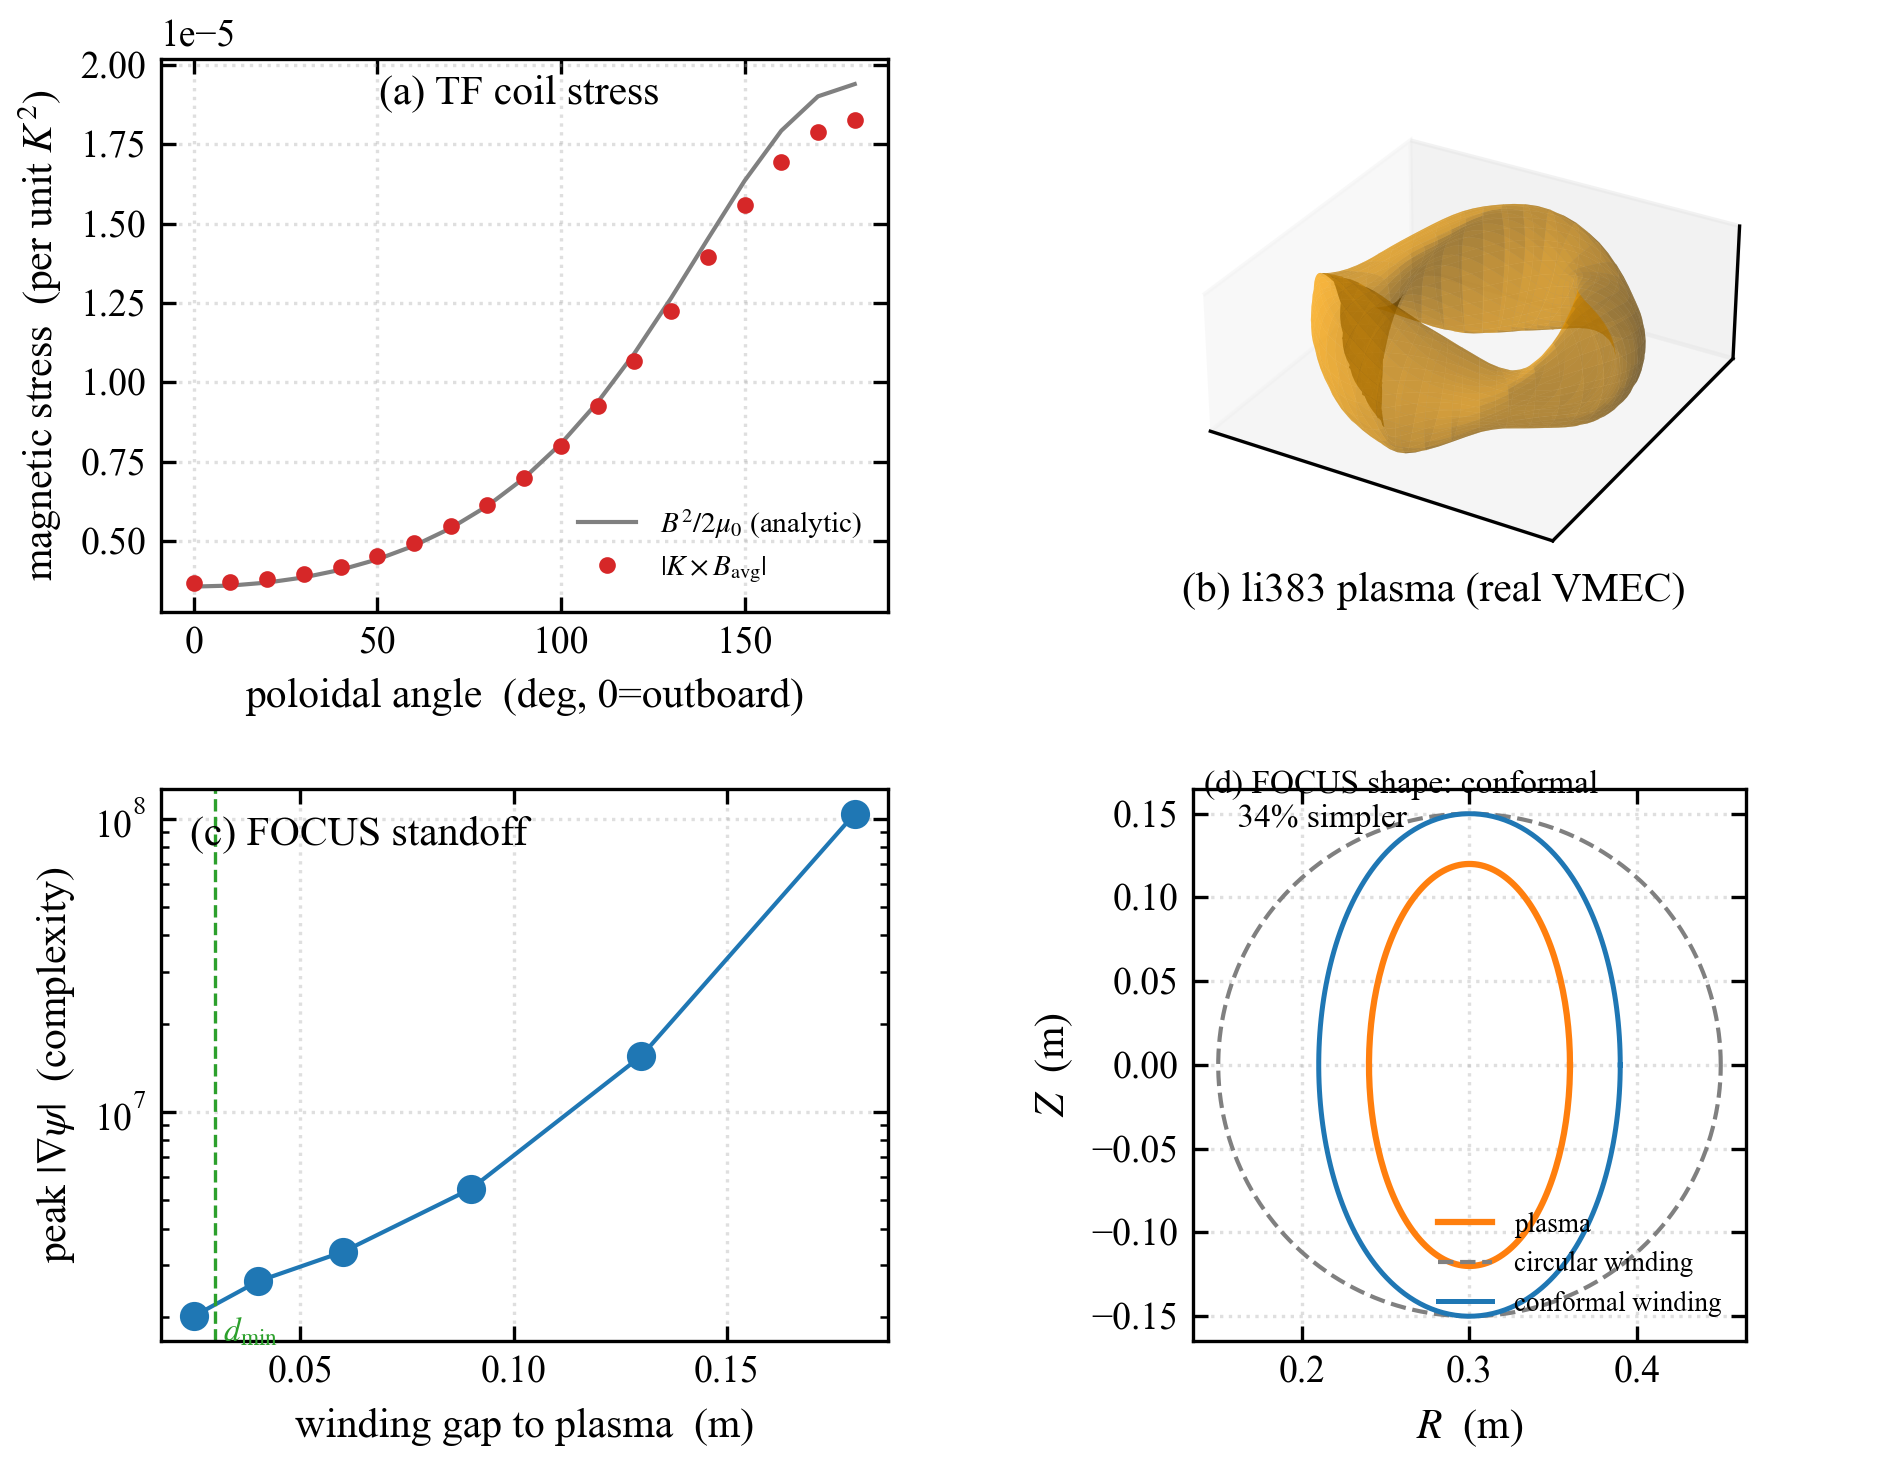

This chart was generated by the following Python code:
#!/usr/bin/env python3
"""Advanced fusion coil design -- coil force / stress, a REAL VMEC equilibrium,
and a FOCUS-style winding-surface study.  Builds on ``demo_regcoil_fusion.py``
(the forward + REGCOIL-L-curve + net-current + VMEC-boundary foundation), reusing
its helpers, and adds the three "named next steps" from that demo:

  A. COIL FORCE / STRESS.  A surface current K experiences a Lorentz force per
     unit area  f = K x B_avg , where B_avg = 1/2 (B+ + B-) is the average of the
     coil's own field on the two sides of the sheet (the tangential B jumps by
     mu0 K across it).  For the net-poloidal-current (TF) coil this is the
     classic magnetic stress: |f| equals the magnetic pressure  B_tor^2/(2 mu0) ,
     peaking on the INBOARD leg (small R, where B_tor ~ 1/R is largest) -- exactly
     why a tokamak/stellarator TF coil is stress-limited at its inboard side.
     The demo verifies |f| against B^2/(2 mu0) to a few percent.

  B. A REAL VMEC EQUILIBRIUM.  Instead of the analytic rotating-ellipse model,
     design against the boundary of a genuine free-boundary equilibrium -- the
     li383 (NCSX-like, NFP=3, quasi-axisymmetric) reference ``wout`` shipped by
     simsopt.  ``--wout PATH`` uses any VMEC output; with no path the demo fetches
     the li383 reference (a 121 kB netCDF) to a cache.  Proves the Stage-2 forward
     map (winding-surface current potential -> plasma B.n) runs on real
     stellarator geometry.

  C. FOCUS-STYLE WINDING-SURFACE STUDY.  FOCUS / REGCOIL also optimise the
     WINDING SURFACE.  Sweeping the winding-surface standoff (gap to the plasma)
     shows the fundamental trade: a closer winding surface couples better, so it
     reproduces the target with LOWER B.n residual AND lower peak current density
     |grad psi| (coil complexity) -- the curve is MONOTONIC, so the distance
     optimum is CONSTRAINT-BOUND (push to the minimum engineering standoff,
     d_min, set by blanket / access / neutron shielding).  We confirm a bounded
     minimisation of coil complexity lands on d_min.  (Optimising the winding
     surface SHAPE -- conformal Fourier modes at fixed standoff, FOCUS's main
     contribution -- is the deeper next step, named but not done here.)

HONEST SCOPE:
  * Force is the MAGNETIC force per unit area (the stress DRIVER, N/m^2); the
    mechanical hoop stress in the conductor needs a structural model (not here).
  * The real-wout path needs the stellarator-symmetric li383 boundary; the base
    reader raises on a non-symmetric (lasym=T) file.
  * The FOCUS study optimises winding DISTANCE only (monotonic -> constraint
    bound); winding-SHAPE optimisation is named, not implemented.

Run (standalone):
    python demo_regcoil_fusion_advanced.py                 # all three, fetch li383
    python demo_regcoil_fusion_advanced.py --wout my.nc    # your own equilibrium
    python demo_regcoil_fusion_advanced.py --no-plot --no-fetch   # offline (skip B)

Writes validation evidence to
``validation_test/stream_function/demos/demo_regcoil_fusion_advanced.json`` +
(if matplotlib + radia-mcp) a 1x3 lab figure.
"""
from __future__ import annotations

import argparse
import json
import math
import os
import urllib.request
from datetime import datetime

import numpy as np

from _validation_output import validation_output

# the li383 reference equilibrium shipped by simsopt (open source, MIT)
_LI383_URL = ("https://raw.githubusercontent.com/hiddenSymmetries/simsopt/"
              "master/tests/test_files/wout_li383_low_res_reference.nc")


def _torus_at(R0, a, maxh, path):
    """Torus SURFACE mesh of major radius R0, minor radius a (the base demo's
    builder hardcodes R_MAJOR; the real wout sits at R0 ~ 1.4 m)."""
    from netgen.occ import WorkPlane, Axes, Pnt, Y, Z, Axis, OCCGeometry
    wire = WorkPlane(Axes(Pnt(R0, 0, 0), n=Y)).Circle(a).Wire()
    OCCGeometry(wire.Revolve(Axis(Pnt(0, 0, 0), Z), 360)).GenerateMesh(
        maxh=maxh).Save(path)
    return path


# --------------------------------------------------------------------------
# A. Coil force / stress
# --------------------------------------------------------------------------
def _tf_force_vs_poloidal(base, coil, ntheta, eps):
    """Lorentz force per area |f| = |K x B_avg| of the unit net-poloidal-current
    (TF) coil at poloidal angles theta (phi=0 cross-section), vs the analytic
    magnetic pressure B_tor^2/(2 mu0) = mu0/(2 R^2).  B_avg is the +/- eps
    average of the coil self-field across the current sheet."""
    from ngsolve import (specialcf, Cross, CoefficientFunction as CF,
                         x, y, z, sqrt, Integrate, ds)
    R, a = base.R_MAJOR, base.A_WIND
    n_cf = specialcf.normal(3)
    K = Cross(n_cf, CF((-y, x, 0)) / (x * x + y * y))     # unit TF current

    def Bvec(q):
        dxt, dyt, dzt = q[0] - x, q[1] - y, q[2] - z
        r3 = (dxt * dxt + dyt * dyt + dzt * dzt) * sqrt(
            dxt * dxt + dyt * dyt + dzt * dzt)
        cr = (K[1] * dzt - K[2] * dyt, K[2] * dxt - K[0] * dzt,
              K[0] * dyt - K[1] * dxt)
        return np.array([base._MU0_4PI * Integrate(cr[c] / r3 * ds, coil)
                         for c in range(3)])

    thetas = np.linspace(0.0, np.pi, ntheta)              # outboard -> inboard
    f_mag = np.zeros(ntheta); p_ana = np.zeros(ntheta); Rloc = np.zeros(ntheta)
    for i, th in enumerate(thetas):
        Rp = R + a * math.cos(th)
        px, pz = Rp, a * math.sin(th)                     # surface point, phi=0
        nx, nz = math.cos(th), math.sin(th)               # outward normal, phi=0
        Bavg = 0.5 * (Bvec((px + eps * nx, 0, pz + eps * nz))
                      + Bvec((px - eps * nx, 0, pz - eps * nz)))
        Kloc = np.array([-math.sin(th) / Rp, 0.0, math.cos(th) / Rp])
        f_mag[i] = np.linalg.norm(np.cross(Kloc, Bavg))
        p_ana[i] = base._MU0 / (2.0 * Rp * Rp)            # B_tor^2/(2 mu0)
        Rloc[i] = Rp
    return thetas, Rloc, f_mag, p_ana


# --------------------------------------------------------------------------
# B. real VMEC equilibrium
# --------------------------------------------------------------------------
def _ensure_wout(path_arg, cache_dir, allow_fetch):
    if path_arg:
        return path_arg
    cache = os.path.join(cache_dir, "wout_li383_low_res_reference.nc")
    if os.path.exists(cache):
        return cache
    if not allow_fetch:
        return None
    os.makedirs(cache_dir, exist_ok=True)
    urllib.request.urlretrieve(_LI383_URL, cache)         # raises on network fail
    return cache


def _design_on_wout(base, C, fes_mod, wout_path, eval_max, work_dir):
    """Build a circular winding torus enclosing the wout boundary, design the
    vertical-field B.n on it, return a result dict + boundary samples."""
    from ngsolve import Mesh, H1, specialcf
    terms, nfp = base._read_wout_boundary(wout_path)
    R0 = sum(rc for m, n, rc, zs in terms if m == 0 and n == 0)
    vpts, vnrm = base._vmec_points_normals(terms, nfp, 64, 64)
    axis = np.column_stack([
        R0 * vpts[:, 0] / np.hypot(vpts[:, 0], vpts[:, 1]),
        R0 * vpts[:, 1] / np.hypot(vpts[:, 0], vpts[:, 1]),
        np.zeros(len(vpts))])
    minor_max = float(np.linalg.norm(vpts - axis, axis=1).max())
    a_wind = 1.35 * minor_max                              # enclosing torus + gap
    coil = Mesh(_torus_at(R0, a_wind, 0.45 * a_wind,
                          os.path.join(work_dir, "wout_wind.vol")))
    fes = H1(coil, order=1, definedon=coil.Boundaries(".*"))
    if len(vpts) > eval_max:
        sel = np.linspace(0, len(vpts) - 1, eval_max).astype(int)
        vpts, vnrm = vpts[sel], vnrm[sel]
    A_n = base._A_normal(C, fes, specialcf.normal(3), vpts, vnrm)
    _psi, res, peakJ = base._design(C, fes, coil, A_n, vnrm[:, 2], "h1", 1e-7)
    return {"source": os.path.basename(wout_path), "nfp": nfp,
            "n_modes": len(terms), "R0": R0, "minor_radius_max": minor_max,
            "winding_R0": R0, "winding_a": a_wind, "winding_ndof": int(fes.ndof),
            "bn_residual_rel": res, "peak_grad_psi": peakJ}, terms, nfp


# --------------------------------------------------------------------------
# C. FOCUS-style winding-surface standoff study
# --------------------------------------------------------------------------
def _focus_standoff_sweep(base, C, plasma_pts, plasma_nrm, Bn, gaps, work_dir):
    """For each winding-surface gap (a_wind = a_plasma + gap), design the target
    and record (B.n residual, peak |grad psi|).  Returns the sweep rows."""
    from ngsolve import Mesh, H1, specialcf
    rows = []
    for gap in gaps:
        a_wind = base.A_PLASMA + gap
        coil = Mesh(_torus_at(base.R_MAJOR, a_wind, 0.4 * a_wind,
                              os.path.join(work_dir, "focus_w.vol")))
        fes = H1(coil, order=1, definedon=coil.Boundaries(".*"))
        A_n = base._A_normal(C, fes, specialcf.normal(3), plasma_pts, plasma_nrm)
        _psi, res, peakJ = base._design(C, fes, coil, A_n, Bn, "h1", 1e-7)
        rows.append({"gap": float(gap), "a_wind": float(a_wind),
                     "ndof": int(fes.ndof), "bn_residual_rel": res,
                     "peak_grad_psi": peakJ})
    return rows


# --------------------------------------------------------------------------
# D. FOCUS winding-SHAPE optimisation (conformal vs circular)
# --------------------------------------------------------------------------
def _surface_mesh_from_grid(grid):
    """NGSolve surface mesh from an (ntheta, nphi, 3) point grid (periodic in
    both, two triangles per quad).  Lets us mesh an ARBITRARY winding surface
    (a conformal offset of a shaped plasma), not just an OCC-revolved circular
    torus -- the enabler for the winding-SHAPE study."""
    from netgen.meshing import (Mesh as NGMesh, MeshPoint, Element2D,
                                FaceDescriptor)
    from netgen.csg import Pnt
    from ngsolve import Mesh as NGSMesh
    nth, nph = grid.shape[:2]
    m = NGMesh(dim=3)
    fd = m.Add(FaceDescriptor(surfnr=1, domin=1, bc=1))
    pid = {}
    for i in range(nth):
        for j in range(nph):
            pid[(i, j)] = m.Add(MeshPoint(Pnt(float(grid[i, j, 0]),
                                              float(grid[i, j, 1]),
                                              float(grid[i, j, 2]))))
    for i in range(nth):
        for j in range(nph):
            a00 = pid[(i, j)]; a10 = pid[((i + 1) % nth, j)]
            a11 = pid[((i + 1) % nth, (j + 1) % nph)]; a01 = pid[(i, (j + 1) % nph)]
            m.Add(Element2D(fd, [a00, a10, a11]))
            m.Add(Element2D(fd, [a00, a11, a01]))
    m.SetBCName(0, "coil")
    return NGSMesh(m)


def _focus_shape_study(base, C, eval_max, kappa, gap, nlam, nth, nph):
    """At a FIXED minimum standoff, sweep a winding surface from CIRCULAR
    (blend=0; encloses the elongated plasma with a varying gap) to CONFORMAL
    (blend=1; the plasma offset by `gap` along its normals -> a uniform gap)
    around an elongated (elongation kappa) plasma, designing a vertical-field
    B.n on each.  The (near-)conformal shape needs LOWER coil complexity
    peak|grad psi| -- FOCUS's winding-SHAPE result.  Returns the sweep rows."""
    from ngsolve import H1, specialcf
    R0, a = base.R_MAJOR, base.A_PLASMA
    a_circ = kappa * a + gap                               # encloses the Z tips
    TH = 2 * np.pi * np.arange(nth) / nth
    PH = 2 * np.pi * np.arange(nph) / nph
    TG, PG = np.meshgrid(TH, PH, indexing="ij")
    circ = np.stack([(R0 + a_circ * np.cos(TG)) * np.cos(PG),
                     (R0 + a_circ * np.cos(TG)) * np.sin(PG),
                     a_circ * np.sin(TG)], axis=-1)
    Rr = R0 + a * np.cos(TG); Zz = kappa * a * np.sin(TG)
    dR = -a * np.sin(TG); dZ = kappa * a * np.cos(TG)
    nl = np.hypot(dZ, -dR)
    nR = dZ / nl; nZ = -dR / nl                            # plasma outward normal
    conf = np.stack([(Rr + gap * nR) * np.cos(PG),
                     (Rr + gap * nR) * np.sin(PG), Zz + gap * nZ], axis=-1)
    ev = np.stack([Rr * np.cos(PG), Rr * np.sin(PG), Zz], axis=-1).reshape(-1, 3)
    en = np.stack([nR * np.cos(PG), nR * np.sin(PG), nZ], axis=-1).reshape(-1, 3)
    sel = np.linspace(0, len(ev) - 1, min(len(ev), eval_max)).astype(int)
    ev, en, Bn = ev[sel], en[sel], en[sel, 2]
    rows = []
    for lam in np.linspace(0.0, 1.0, nlam):
        cm = _surface_mesh_from_grid((1.0 - lam) * circ + lam * conf)
        fes = H1(cm, order=1, definedon=cm.Boundaries(".*"))
        A_n = base._A_normal(C, fes, specialcf.normal(3), ev, en)
        _psi, res, pk = base._design(C, fes, cm, A_n, Bn, "h1", 1e-7)
        rows.append({"blend": float(lam), "bn_residual_rel": res,
                     "peak_grad_psi": pk})
    return rows


def main():
    ap = argparse.ArgumentParser(
        description="advanced fusion coil design: force, real wout, FOCUS")
    ap.add_argument("--out-dir",
                    default=os.path.dirname(os.path.abspath(__file__)))
    ap.add_argument("--work-dir",
                    default=os.path.join(os.environ.get("TEMP", "/tmp"),
                                         "sf_regcoil_adv"))
    ap.add_argument("--wout", default=None,
                    help="VMEC wout_*.nc (default: fetch li383 reference)")
    ap.add_argument("--no-fetch", action="store_true",
                    help="do not download the li383 wout (skip Part B if absent)")
    ap.add_argument("--force-ntheta", type=int, default=19)
    ap.add_argument("--force-eps", type=float, default=0.012)
    ap.add_argument("--eval-max", type=int, default=200)
    ap.add_argument("--d-min", type=float, default=0.03,
                    help="minimum engineering standoff for the FOCUS optimum (m)")
    ap.add_argument("--shape-kappa", type=float, default=2.0,
                    help="elongation of the shaped plasma for the FOCUS-shape study")
    ap.add_argument("--shape-nblend", type=int, default=6,
                    help="circular->conformal blend steps")
    ap.add_argument("--no-plot", action="store_true")
    args = ap.parse_args()

    import demo_regcoil_fusion as base
    from radia.panels import calc_streamfunction as C
    from ngsolve import Mesh, TaskManager

    os.makedirs(args.work_dir, exist_ok=True)

    with TaskManager():
        # ---- A. coil force / stress (TF coil) ----
        coil = Mesh(base._torus_surface_vol(
            base.A_WIND, 0.03, os.path.join(args.work_dir, "force.vol")))
        thetas, Rloc, f_mag, p_ana = _tf_force_vs_poloidal(
            base, coil, args.force_ntheta, args.force_eps)
        ratio = f_mag / p_ana
        i_peak = int(np.argmax(f_mag))
        force = {"check": "|f| = |K x B_avg| vs magnetic pressure B^2/(2 mu0)",
                 "ratio_mean": float(np.mean(ratio)),
                 "ratio_min": float(np.min(ratio)),
                 "ratio_max": float(np.max(ratio)),
                 "peak_stress_Pa_per_unit_K2": float(f_mag[i_peak]),
                 "peak_at_R": float(Rloc[i_peak]),
                 "inboard_over_outboard": float(f_mag[-1] / f_mag[0])}
        print(f"[force] |f| vs B^2/2mu0: ratio mean={force['ratio_mean']:.3f} "
              f"[{force['ratio_min']:.3f}, {force['ratio_max']:.3f}]; peak stress "
              f"on the INBOARD leg (R={force['peak_at_R']:.3f}), "
              f"inboard/outboard={force['inboard_over_outboard']:.2f}")

        # ---- C. FOCUS standoff sweep (rotating-ellipse plasma, hard target) ----
        plasma = Mesh(base._torus_surface_vol(
            base.A_PLASMA, 0.035, os.path.join(args.work_dir, "focus_p.vol")))
        ppts, pnrm, pth, pph = base._plasma_points_normals(plasma, args.eval_max)
        Bn_hard = np.sin(2 * pth) * np.cos(3 * pph)
        gaps = np.array([0.025, 0.04, 0.06, 0.09, 0.13, 0.18])
        sweep = _focus_standoff_sweep(base, C, ppts, pnrm, Bn_hard, gaps,
                                      args.work_dir)
        # bounded minimisation of coil complexity s.t. gap >= d_min: the curve is
        # monotonic (closer = simpler), so the optimum is the constraint d_min.
        feasible = [r for r in sweep if r["gap"] >= args.d_min - 1e-9]
        opt = min(feasible, key=lambda r: r["peak_grad_psi"])
        monotonic = all(sweep[i]["peak_grad_psi"] <= sweep[i + 1]["peak_grad_psi"]
                        for i in range(len(sweep) - 1))
        focus = {"sweep": sweep, "d_min": args.d_min,
                 "optimum_gap": opt["gap"], "optimum_peak_grad_psi":
                 opt["peak_grad_psi"], "complexity_monotonic_in_gap": monotonic,
                 "complexity_ratio_far_over_near":
                 float(sweep[-1]["peak_grad_psi"] / sweep[0]["peak_grad_psi"])}
        print(f"[focus] coil complexity monotonic in gap={monotonic} "
              f"(far/near peak|grad psi|={focus['complexity_ratio_far_over_near']:.1f}x)"
              f" -> constrained optimum at d_min={args.d_min} m "
              f"(gap={opt['gap']}, peak={opt['peak_grad_psi']:.2e})")

        # ---- B. real VMEC equilibrium (li383) ----
        wout_path = _ensure_wout(args.wout, args.work_dir, not args.no_fetch)
        if wout_path and os.path.exists(wout_path):
            real, wterms, wnfp = _design_on_wout(
                base, C, None, wout_path, args.eval_max, args.work_dir)
            print(f"[real-wout] {real['source']}: NFP={real['nfp']}, "
                  f"{real['n_modes']} modes, R0={real['R0']:.3f} m -> winding "
                  f"torus a={real['winding_a']:.3f} m, B.n resid="
                  f"{real['bn_residual_rel']:.2e}")
        else:
            real, wterms, wnfp = None, None, None
            print("[real-wout] skipped (no wout file; --no-fetch and none cached)")

        # ---- D. FOCUS winding-SHAPE optimisation (conformal vs circular) ----
        shape_rows = _focus_shape_study(base, C, args.eval_max, args.shape_kappa,
                                        args.d_min, args.shape_nblend, 44, 64)
        circ_pk = shape_rows[0]["peak_grad_psi"]
        opt = min(shape_rows, key=lambda r: r["peak_grad_psi"])
        shape = {"plasma_elongation": args.shape_kappa, "standoff": args.d_min,
                 "sweep": shape_rows, "circular_peak_grad_psi": circ_pk,
                 "conformal_peak_grad_psi": shape_rows[-1]["peak_grad_psi"],
                 "optimum_blend": opt["blend"],
                 "optimum_peak_grad_psi": opt["peak_grad_psi"],
                 "complexity_reduction_vs_circular":
                     float(1.0 - opt["peak_grad_psi"] / circ_pk)}
        print(f"[focus-shape] elongated (kappa={args.shape_kappa}) plasma, "
              f"standoff {args.d_min} m: circular peak={circ_pk:.2e} -> optimum "
              f"(blend={opt['blend']:.2f}, 1=conformal) "
              f"peak={opt['peak_grad_psi']:.2e}  "
              f"({shape['complexity_reduction_vs_circular']*100:.0f}% simpler)")

    data = {
        "timestamp": datetime.now().isoformat(timespec="seconds"),
        "benchmark": "regcoil_fusion_advanced",
        "force_stress": force,
        "focus_standoff": focus,
        "real_equilibrium": real,
        "focus_shape": shape,
    }
    jpath = validation_output("demo_regcoil_fusion_advanced.json", args.out_dir)
    with open(jpath, "w", encoding="utf-8") as f:
        json.dump(data, f, indent=2, allow_nan=False)
    print(f"\nResults -> {jpath}")

    if not args.no_plot:
        _plot(args, thetas, Rloc, f_mag, p_ana, sweep, args.d_min,
              wterms, wnfp, shape_rows)


def _plot(args, thetas, Rloc, f_mag, p_ana, sweep, d_min, wterms, wnfp,
          shape_rows):
    """2x2 lab figure: (a) TF coil stress vs poloidal angle (+ analytic
    pressure); (b) the real li383 boundary; (c) FOCUS complexity vs standoff;
    (d) FOCUS winding-SHAPE -- elongated plasma + circular vs conformal winding
    cross-section, the conformal one simpler."""
    import matplotlib
    matplotlib.use("Agg")
    import matplotlib.pyplot as plt
    import demo_regcoil_fusion as base
    plt.rcParams["pdf.fonttype"] = 42
    w_in, h_in = 16.0 / 2.54, 16.0 * 0.78 / 2.54
    fig = plt.figure(figsize=(w_in, h_in))

    # (a) coil stress vs poloidal angle: |f| (points) vs B^2/2mu0 (line)
    ax = fig.add_subplot(2, 2, 1)
    deg = np.degrees(thetas)
    ax.plot(deg, p_ana, "-", color="0.5", label=r"$B^2/2\mu_0$ (analytic)")
    ax.plot(deg, f_mag, "o", ms=3, color="C3", label=r"$|K\times B_{\rm avg}|$")
    ax.set_xlabel(r"poloidal angle  (deg, 0=outboard)")
    ax.set_ylabel(r"magnetic stress  (per unit $K^2$)")
    ax.text(0.30, 0.92, "(a) TF coil stress", transform=ax.transAxes)
    ax.legend(fontsize=7, loc="lower right", frameon=False)

    # (b) the real li383 boundary surface
    ax2 = fig.add_subplot(2, 2, 2, projection="3d")
    if wterms is not None:
        u = np.linspace(0, 2 * np.pi, 80); v = np.linspace(0, 2 * np.pi, 60)
        U, V = np.meshgrid(u, v)
        R, Z, *_ = base._vmec_boundary(wterms, wnfp, V, U)
        ax2.plot_surface(R * np.cos(U), R * np.sin(U), Z, color="orange",
                         alpha=0.5, linewidth=0, rstride=2, cstride=2)
    for s in ("x", "y", "z"):
        getattr(ax2, f"set_{s}ticks")([])
    ax2.text2D(-0.02, 0.02, "(b) li383 plasma (real VMEC)",
               transform=ax2.transAxes)
    ax2.set_box_aspect((1, 1, 0.4))

    # (c) FOCUS distance: coil complexity vs winding gap (monotonic -> d_min)
    ax3 = fig.add_subplot(2, 2, 3)
    g = [r["gap"] for r in sweep]; pk = [r["peak_grad_psi"] for r in sweep]
    ax3.semilogy(g, pk, "o-", color="C0")
    ax3.axvline(d_min, ls="--", lw=0.8, color="C2")
    ax3.set_xlabel(r"winding gap to plasma  (m)")
    ax3.set_ylabel(r"peak $|\nabla\psi|$  (complexity)")
    ax3.text(0.04, 0.90, "(c) FOCUS standoff", transform=ax3.transAxes)
    ax3.text(d_min, pk[0], r" $d_{\min}$", color="C2", fontsize=8, va="top")

    # (d) FOCUS shape: R-Z cross-section, elongated plasma + circular/conformal
    ax4 = fig.add_subplot(2, 2, 4)
    R0, a, kap, d = base.R_MAJOR, base.A_PLASMA, args.shape_kappa, d_min
    th = np.linspace(0, 2 * np.pi, 200)
    a_circ = kap * a + d
    ax4.plot(R0 + a * np.cos(th), kap * a * np.sin(th), "-", color="C1",
             lw=1.5, label="plasma")
    ax4.plot(R0 + a_circ * np.cos(th), a_circ * np.sin(th), "--", color="0.5",
             lw=1.0, label="circular winding")
    dR = -a * np.sin(th); dZ = kap * a * np.cos(th); nl = np.hypot(dZ, -dR)
    ax4.plot(R0 + a * np.cos(th) + d * dZ / nl,
             kap * a * np.sin(th) - d * dR / nl, "-", color="C0", lw=1.2,
             label="conformal winding")
    ax4.set_aspect("equal")
    ax4.set_xlabel(r"$R$  (m)"); ax4.set_ylabel(r"$Z$  (m)")
    red = 100.0 * (1.0 - min(r["peak_grad_psi"] for r in shape_rows)
                   / shape_rows[0]["peak_grad_psi"])
    ax4.text(0.02, 0.93, f"(d) FOCUS shape: conformal\n    {red:.0f}% simpler",
             transform=ax4.transAxes, fontsize=8)
    ax4.legend(fontsize=6.5, loc="lower right", frameon=False)

    fig.subplots_adjust(left=0.085, right=0.97, top=0.96, bottom=0.09,
                        hspace=0.32, wspace=0.30)
    stem = os.path.join(args.out_dir, "demo_regcoil_fusion_advanced")
    wrote = [stem + ext for ext in (".pdf", ".png")]
    for path in wrote:
        fig.savefig(path, dpi=300)
    print(f"Plot    -> {', '.join(wrote)}")


if __name__ == "__main__":
    main()
